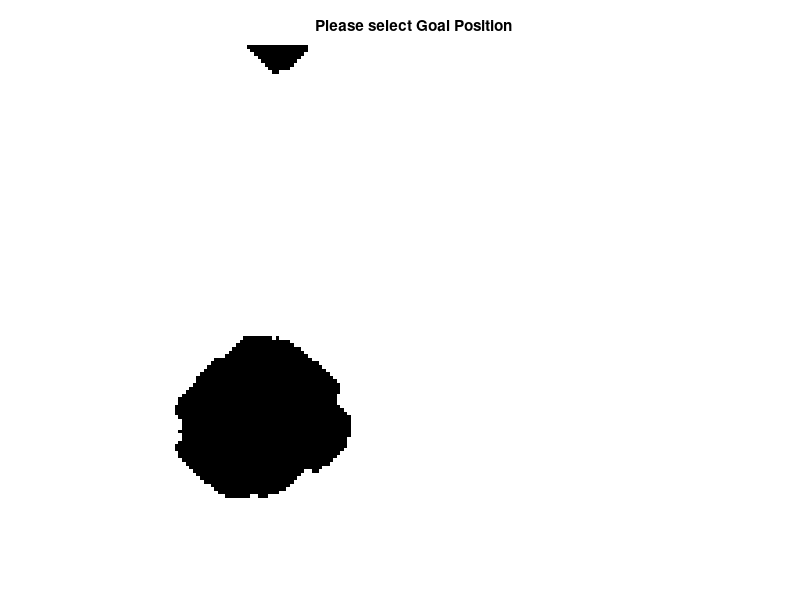

Write the MATLAB code that produced this figure. (Note: this script raises an error after producing the figure.)
close all; clc

searchTime = 15; % Seconds

loadedFile = load('layers_ex2.mat');
testObstacleMap = im2bw(loadedFile.layers);

figure
hold on
imshow(imcomplement(testObstacleMap),'InitialMagnification','fit')

title('Please select Initial Position')
display('Please select Initial Position')
[y, x] = ginput(1);
pI = [round(x) round(y)];

title('Please select Goal Position')
display('Please select Goal Position')
plot(pI(2), pI(1), '*r')
[y, x] = ginput(1);
pG = [round(x), round(y)];
close all

[path, pathLength, G, nodeTable] = FindOptimalPath(testObstacleMap, pI, pG, searchTime);

tic
[pathF, pathLengthF, GF, nodeTableF] = FindFastPath(testObstacleMap, pI, pG);
fastTime = toc;

close all
figure
subplot(1,2,1)
imshow(testObstacleMap,'InitialMagnification','fit')
hold on
plot(path(:,2), path(:,1), '-g')
plot(nodeTable(:,2), nodeTable(:,1), '*c')
plot(path(1,2), path(1,1), '^y')
plot(path(length(path),2), path(length(path),1), 'vy')
title(sprintf('Optimal path for search time of %ds', searchTime))

subplot(1,2,2)
imshow(testObstacleMap,'InitialMagnification','fit')
hold on
plot(pathF(:,2), pathF(:,1), '-g')
plot(nodeTableF(:,2), nodeTableF(:,1), '*c')
plot(pathF(1,2), pathF(1,1), '^y')
plot(pathF(length(pathF),2), pathF(length(pathF),1), 'vy')
title(sprintf('First complete path (Found in %1.1d seconds)', fastTime))

display(sprintf('Optimal path is %d%% shorter than first path.', round((pathLengthF-pathLength)/pathLength*100)))